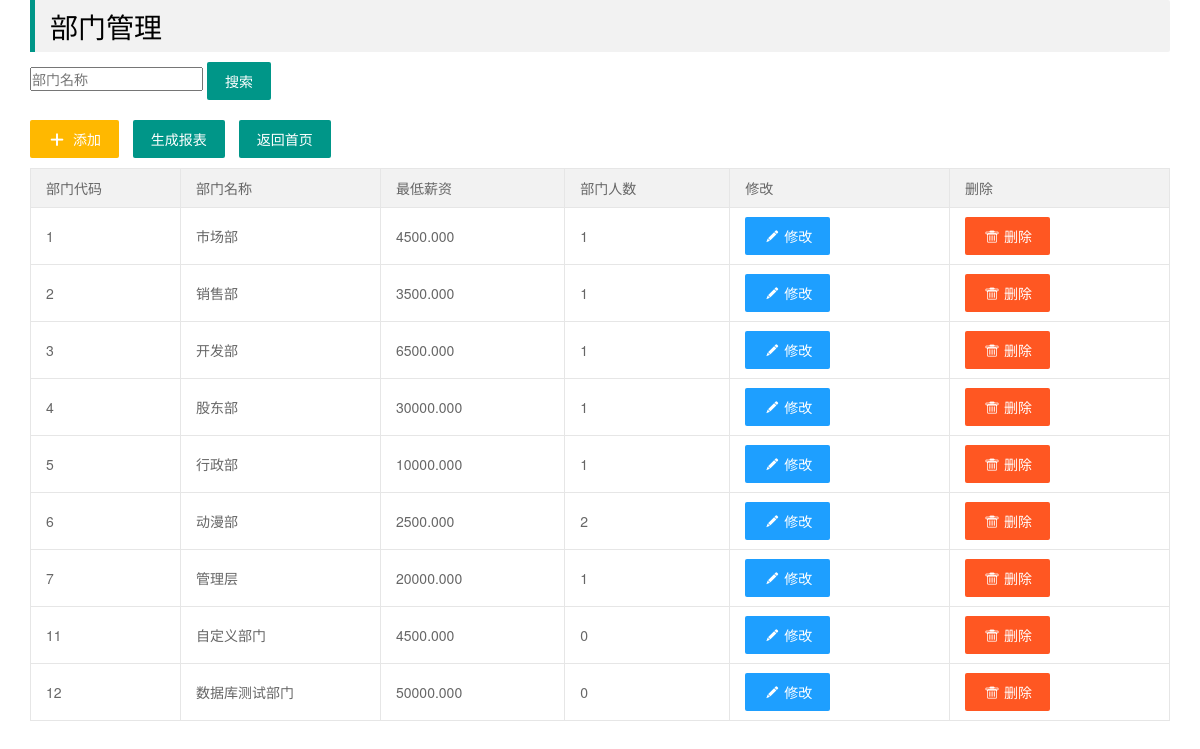
The app's page /wms/department with its own data.
### wms/models.py (models this page shows, shortened)
class TDepartment(models.Model):
    dcode = models.AutoField(primary_key = True)
    dname = models.CharField(max_length = 20, blank = False)
    minimum_wage = models.DecimalField(max_digits = 12, decimal_places = 3)
    dnumber = models.IntegerField() # 部门人数

### wms/views.py (the view)
# urls.py: path('department', views.department, name = 'department'),
def department(request):
    t_department = TDepartment.objects.all()
    number_list = []
    minimum_wage_list = []
    dname_list = []
    department_list = [[], [], []]
    element_list = ['部门人数', '部门最低薪资', '部门总工资']
    for each_t in t_department:
        number_list.append([each_t.dname, each_t.dnumber])
        minimum_wage_list.append([each_t.dname, float(each_t.minimum_wage)])
        department_list[0].append(each_t.dnumber)
        department_list[1].append(float(each_t.minimum_wage))
        department_list[2].append(float(each_t.dnumber * each_t.minimum_wage))
        dname_list.append(each_t.dname)
    print(number_list)
    print(minimum_wage_list)
    context = {}
    context['number_list'] = json.dumps(number_list)
    context['minimum_wage_list'] = json.dumps(minimum_wage_list)
    context['element_list'] = json.dumps(element_list)
    context['dname_list'] = dname_list
    context['department_list'] = department_list
    context['department'] = t_department
    return render(request, 'wms/department.html', context)

### wms/templates/wms/department.html (shortened to what this page needs)
{% extends "wms/base.html" %}
{% block content %}
    <div class="layui-container">
        <blockquote class="layui-elem-quote">
            <h1>部门管理</h1>
        </blockquote>
        <p>
            <form action="/wms/department-search" method="get">
                <input placeholder="部门名称" name="q" id="q">
                <input type="submit" class="layui-btn" value="搜索">
            </form>
        </p>
        <p>
            <br />
        </p>
        <p>
            <a href="/wms/department-create" class="layui-btn layui-btn-warm">
                <i class="layui-icon">&#xe654;</i> 添加
            </a>
            <a href="/wms/department-report" class="layui-btn">生成报表</a>
            <a href="/wms/index" class="layui-btn">返回首页</a>
        </p>
        <table class="layui-table">
      <colgroup>
        <col width="150">
        <col width="200">
        <col>
      </colgroup>
      <thead>
        <tr>
            <th>部门代码</th>
            <th>部门名称</th>
            <th>最低薪资</th>
            <th>部门人数</th>
            <th>修改</th>
            <th>删除</th>
        </tr>
      </thead>
      <tbody>
        {% for each_d in department %}
            <tr>
                <td>{{each_d.dcode}}</td>
                <td>{{each_d.dname}}</td>
                <td>{{each_d.minimum_wage}}</td>
                <td>{{each_d.dnumber}}</td>
                <td>
                    <a href="/wms/department-update?wms_dcode={{each_d.dcode}}" class="layui-btn layui-btn-normal">
                        <i class="layui-icon">&#xe642;</i>修改
                    </a>
                </td>
                <td>
                    <a href="/wms/department-delete?wms_dcode={{each_d.dcode}}" class="layui-btn layui-btn-danger">
                        <i class="layui-icon">&#xe640;</i>删除
                    </a>
                </td>
            </tr>
        {%endfor%}
      </tbody>
        </table>
        <div>
            <div id="number_container" style="width: 550px; height: 400px; margin: 0 auto"></div>
        </div>
        <br /><br />
        <br /><br />
    </div>
{% endblock %}

### wms/templates/wms/base.html (shortened to what this page needs)
{% load static %}
<!DOCTYPE html>
<html lang="en">
<head>
    <link rel="stylesheet" href="{% static 'wms/layui/css/layui.css' %}">
</head>
<body>
    {% block content %}
    {% endblock %}
</body>
</html>

### wms/static/wms/layui/css/layui.css (style rules this page uses)
h1,h2,h3,h4,h5,h6 { font-weight:400 }
.layui-btn,.layui-edge,.layui-inline,img { vertical-align:middle }
.layui-btn,.layui-disabled,.layui-icon,.layui-unselect { -moz-user-select:none;-webkit-user-select:none;-ms-user-select:none }
blockquote,body,button,dd,div,dl,dt,form,h1,h2,h3,h4,h5,h6,input,li,ol,p,pre,td,textarea,th,ul { margin:0;padding:0;-webkit-tap-highlight-color:rgba(0,0,0,0) }
table { border-collapse:collapse;border-spacing:0 }
button,input,optgroup,option,select,textarea { font-family:inherit;font-size:inherit;font-style:inherit;font-weight:inherit;outline:0 }
body { line-height:24px;font:14px Helvetica Neue,Helvetica,PingFang SC,Tahoma,Arial,sans-serif }
a { color:#333;text-decoration:none }
.layui-icon { font-family:layui-icon!important;font-size:16px;font-style:normal;-webkit-font-smoothing:antialiased;-moz-osx-font-smoothing:grayscale }
.layui-container { position:relative;margin:0 auto;padding:0 15px;box-sizing:border-box }
@media screen and (min-width:768px) { .layui-container { width:750px } }
@media screen and (min-width:992px) { .layui-container { width:970px } }
@media screen and (min-width:1200px) { .layui-container { width:1170px } }
.layui-btn,.layui-input,.layui-select,.layui-textarea,.layui-upload-button { outline:0;-webkit-appearance:none;transition:all .3s;-webkit-transition:all .3s;box-sizing:border-box }
.layui-elem-quote { margin-bottom:10px;padding:15px;line-height:22px;border-left:5px solid #009688;border-radius:0 2px 2px 0;background-color:#f2f2f2 }
.layui-btn { display:inline-block;height:38px;line-height:38px;padding:0 18px;background-color:#009688;color:#fff;white-space:nowrap;text-align:center;font-size:14px;border:none;border-radius:2px;cursor:pointer }
.layui-btn+.layui-btn { margin-left:10px }
.layui-btn .layui-icon { margin-right:3px;font-size:18px;vertical-align:bottom;vertical-align:middle\9 }
.layui-btn-normal { background-color:#1E9FFF }
.layui-btn-warm { background-color:#FFB800 }
.layui-btn-danger { background-color:#FF5722 }
.layui-table,.layui-table-view { margin:10px 0 }
.layui-table { width:100%;background-color:#fff;color:#666 }
.layui-table tr { transition:all .3s;-webkit-transition:all .3s }
.layui-table th { text-align:left;font-weight:400 }
.layui-table tbody tr:hover,.layui-table thead tr,.layui-table-click,.layui-table-header,.layui-table-hover,.layui-table-mend,.layui-table-patch,.layui-table-tool,.layui-table-total,.layui-table-total tr,.layui-table[lay-even] tr:nth-child(even) { background-color:#f2f2f2 }
.layui-table td,.layui-table th,.layui-table-col-set,.layui-table-fixed-r,.layui-table-grid-down,.layui-table-header,.layui-table-page,.layui-table-tips-main,.layui-table-tool,.layui-table-total,.layui-table-view,.layui-table[lay-skin=line],.layui-table[lay-skin=row] { border-width:1px;border-style:solid;border-color:#e6e6e6 }
.layui-table td,.layui-table th { position:relative;padding:9px 15px;min-height:20px;line-height:20px;font-size:14px }

### records on screen
TDepartment: dcode "1", dname "市场部", minimum_wage "4500.000", dnumber "1"
TDepartment: dcode "2", dname "销售部", minimum_wage "3500.000", dnumber "1"
TDepartment: dcode "3", dname "开发部", minimum_wage "6500.000", dnumber "1"
TDepartment: dcode "4", dname "股东部", minimum_wage "30000.000", dnumber "1"
TDepartment: dcode "5", dname "行政部", minimum_wage "10000.000", dnumber "1"
TDepartment: dcode "6", dname "动漫部", minimum_wage "2500.000", dnumber "2"
TDepartment: dcode "7", dname "管理层", minimum_wage "20000.000", dnumber "1"
TDepartment: dcode "11", dname "自定义部门", minimum_wage "4500.000", dnumber "0"
TDepartment: dcode "12", dname "数据库测试部门", minimum_wage "50000.000", dnumber "0"
